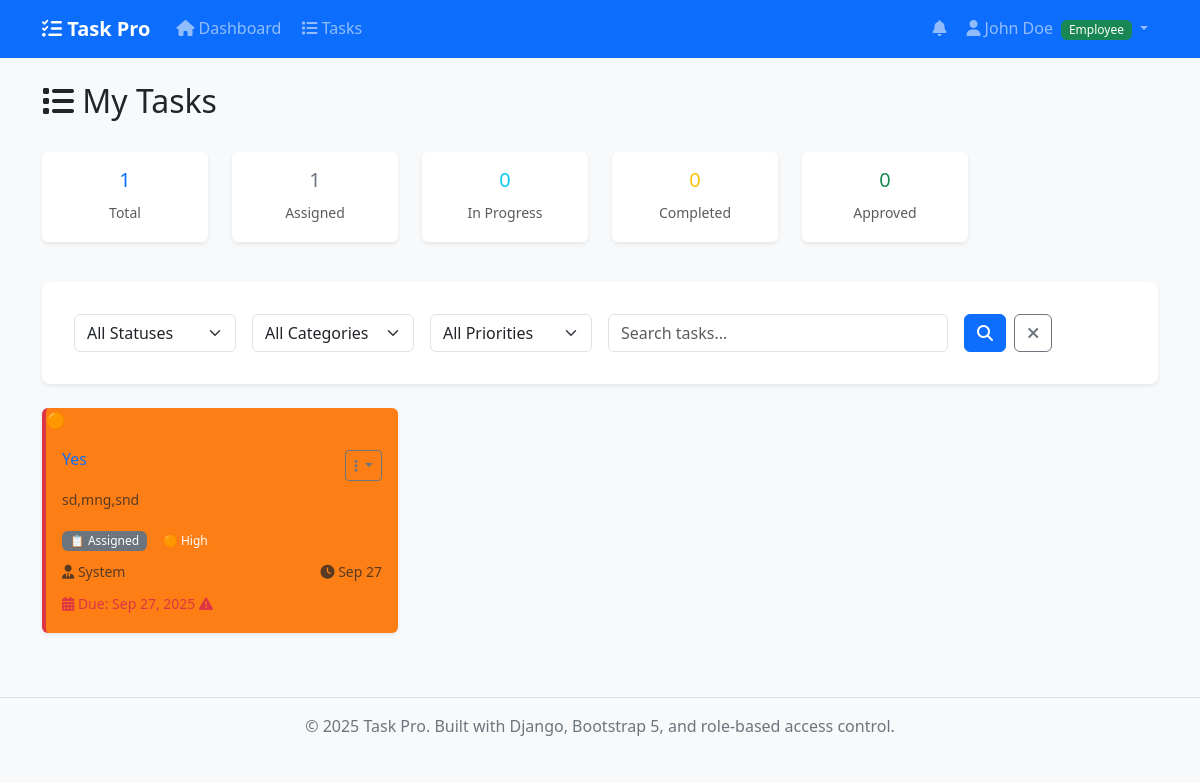
The app's page /tasks/ (signed in) with its own data.
### tasks/models.py (models this page shows, shortened)
class Task(models.Model):
    STATUS_CHOICES = [
        ('assigned', 'Assigned'),
        ('in_progress', 'In Progress'),
        ('completed', 'Completed (Pending Approval)'),
        ('approved', 'Approved'),
        ('rejected', 'Rejected'),
        ('cancelled', 'Cancelled'),
        ('on_hold', 'On Hold'),
    ]
    APPROVAL_STATUS_CHOICES = [
        ('pending', 'Pending'),
        ('approved', 'Approved'),
        ('rejected', 'Rejected'),
        ('not_required', 'Not Required'),
    ]
    title = models.CharField(max_length=200)
    description = models.TextField()
    category = models.ForeignKey(Category, on_delete=models.SET_NULL, null=True, blank=True)
    priority = models.ForeignKey(Priority, on_delete=models.SET_NULL, null=True, blank=True)
    status = models.CharField(max_length=20, choices=STATUS_CHOICES, default='assigned')
    assigned_to = models.ForeignKey(User, on_delete=models.CASCADE, related_name='assigned_tasks')
    created_by = models.ForeignKey(User, on_delete=models.CASCADE, related_name='created_tasks')
    approved_by = models.ForeignKey(User, on_delete=models.SET_NULL, null=True, blank=True, related_name='approved_tasks')
    approval_status = models.CharField(max_length=15, choices=APPROVAL_STATUS_CHOICES, default='not_required')
    approval_notes = models.TextField(blank=True, null=True, help_text="Admin notes for approval/rejection")
    requires_approval = models.BooleanField(default=True)
    created_at = models.DateTimeField(auto_now_add=True)
    updated_at = models.DateTimeField(auto_now=True)
    due_date = models.DateTimeField(null=True, blank=True)
    started_at = models.DateTimeField(null=True, blank=True)
    completed_at = models.DateTimeField(null=True, blank=True)
    approved_at = models.DateTimeField(null=True, blank=True)
    estimated_hours = models.DecimalField(max_digits=5, decimal_places=2, null=True, blank=True)
    actual_hours = models.DecimalField(max_digits=5, decimal_places=2, null=True, blank=True)
    completion_notes = models.TextField(blank=True, null=True, help_text="Employee notes on task completion")
    attachment = models.FileField(upload_to='task_attachments/', null=True, blank=True)
    class Meta:
        ordering = ['-created_at']
        indexes = [
            models.Index(fields=['status']),
            models.Index(fields=['priority']),
            models.Index(fields=['due_date']),
            models.Index(fields=['assigned_to']),
            models.Index(fields=['approval_status']),
        ]
        permissions = [
            ('can_assign_tasks', 'Can assign tasks to employees'),
            ('can_approve_tasks', 'Can approve completed tasks'),
            ('can_view_all_tasks', 'Can view all tasks'),
            ('can_manage_employees', 'Can manage employees'),
        ]
    @property
    def is_overdue(self):
        if self.due_date and self.status not in ['approved', 'cancelled']:
            return timezone.now() > self.due_date
        return False

class Priority(models.Model):
    PRIORITY_CHOICES = [
        (1, 'Low'),
        (2, 'Medium'),
        (3, 'High'),
        (4, 'Critical'),
        (5, 'Emergency'),
    ]
    name = models.CharField(max_length=20)
    level = models.IntegerField(choices=PRIORITY_CHOICES, unique=True)
    color = models.CharField(max_length=7, default='#6c757d')
    description = models.TextField(blank=True, null=True)
    class Meta:
        verbose_name_plural = "Priorities"
        ordering = ['level']
    def __str__(self):
        return self.name

### tasks/views.py (the view)
# urls.py: path('tasks/', views.TaskListView.as_view(), name='task_list'),
class TaskListView(LoginRequiredMixin, ListView):
    model = Task
    template_name = 'tasks/task_list.html'
    context_object_name = 'tasks'
    paginate_by = 15
    def get_queryset(self):
        user_profile = self.request.user.profile
        if user_profile.is_admin():
            queryset = Task.objects.select_related('assigned_to', 'created_by', 'category', 'priority')
        else:
            queryset = Task.objects.filter(assigned_to=self.request.user).select_related('created_by', 'category', 'priority')
        status = self.request.GET.get('status')
        category = self.request.GET.get('category')
        priority = self.request.GET.get('priority')
        assigned_to = self.request.GET.get('assigned_to')
        approval_status = self.request.GET.get('approval_status')
        search = self.request.GET.get('search')
        if status:
            queryset = queryset.filter(status=status)
        if category:
            queryset = queryset.filter(category_id=category)
        if priority:
            queryset = queryset.filter(priority_id=priority)
        if assigned_to and user_profile.is_admin():
            queryset = queryset.filter(assigned_to_id=assigned_to)
        if approval_status and user_profile.is_admin():
            queryset = queryset.filter(approval_status=approval_status)
        if search:
            queryset = queryset.filter(
                Q(title__icontains=search) |
                Q(description__icontains=search)
            )
        return queryset.order_by('-created_at')
    def get_context_data(self, **kwargs):
        context = super().get_context_data(**kwargs)
        user_profile = self.request.user.profile
        context['filter_form'] = TaskFilterForm(self.request.GET, user=self.request.user)
        context['is_admin'] = user_profile.is_admin()
        if user_profile.is_admin():
            context['task_counts'] = {
                'total': Task.objects.count(),
                'assigned': Task.objects.filter(status='assigned').count(),
                'in_progress': Task.objects.filter(status='in_progress').count(),
                'completed': Task.objects.filter(status='completed').count(),
                'approved': Task.objects.filter(status='approved').count(),
                'pending_approval': Task.objects.filter(approval_status='pending').count(),
            }
        else:
            user_tasks = Task.objects.filter(assigned_to=self.request.user)
            context['task_counts'] = {
                'total': user_tasks.count(),
                'assigned': user_tasks.filter(status='assigned').count(),
                'in_progress': user_tasks.filter(status='in_progress').count(),
                'completed': user_tasks.filter(status='completed').count(),
                'approved': user_tasks.filter(status='approved').count(),
            }
        return context

### tasks/templates/tasks/task_list.html (shortened to what this page needs)
{% extends 'base.html' %}
{% load static %}
{% block content %}
<div class="row mb-4">
    <div class="col">
        <h2>
            <i class="fas fa-list"></i>
            {% if is_admin %}All Tasks{% else %}My Tasks{% endif %}
        </h2>
    </div>
    <div class="col-auto">
    </div>
</div>
<div class="row mb-4">
    <div class="col-md-2">
        <div class="card text-center">
            <div class="card-body">
                <h5 class="text-primary">{{ task_counts.total }}</h5>
                <small class="text-muted">Total</small>
            </div>
        </div>
    </div>
    <div class="col-md-2">
        <div class="card text-center">
            <div class="card-body">
                <h5 class="text-secondary">{{ task_counts.assigned }}</h5>
                <small class="text-muted">Assigned</small>
            </div>
        </div>
    </div>
    <div class="col-md-2">
        <div class="card text-center">
            <div class="card-body">
                <h5 class="text-info">{{ task_counts.in_progress }}</h5>
                <small class="text-muted">In Progress</small>
            </div>
        </div>
    </div>
    <div class="col-md-2">
        <div class="card text-center">
            <div class="card-body">
                <h5 class="text-warning">{{ task_counts.completed }}</h5>
                <small class="text-muted">Completed</small>
            </div>
        </div>
    </div>
    <div class="col-md-2">
        <div class="card text-center">
            <div class="card-body">
                <h5 class="text-success">{{ task_counts.approved }}</h5>
                <small class="text-muted">Approved</small>
            </div>
        </div>
    </div>
</div>
<div class="card filter-form">
    <div class="card-body">
        <form method="get" class="row g-3">
            <div class="col-md-2">
                {{ filter_form.status }}
            </div>
            <div class="col-md-2">
                {{ filter_form.category }}
            </div>
            <div class="col-md-2">
                {{ filter_form.priority }}
            </div>
            <div class="col-md-{% if is_admin %}2{% else %}4{% endif %}">
                {{ filter_form.search }}
            </div>
            <div class="col-md-auto">
                <button type="submit" class="btn btn-primary">
                    <i class="fas fa-search"></i>
                </button>
                <a href="{% url 'task_list' %}" class="btn btn-outline-secondary ms-1">
                    <i class="fas fa-times"></i>
                </a>
            </div>
        </form>
    </div>
</div>
<div class="row">
    {% for task in tasks %}
        <div class="col-lg-6 col-xl-4">
            <div class="card task-card {% if task.priority %}priority-{{ task.priority.name|lower }}{% endif %} {% if task.status == 'approved' %}status-completed{% endif %}">
                <div class="card-body">
                    <div class="d-flex justify-content-between align-items-start mb-2">
                        <h6 class="card-title mb-0">
                            <a href="{% url 'task_detail' task.pk %}" class="text-decoration-none">
                                {{ task.title }}
                            </a>
                        </h6>
                        <div class="dropdown">
                            <button class="btn btn-sm btn-outline-secondary dropdown-toggle" type="button" data-bs-toggle="dropdown">
                                <i class="fas fa-ellipsis-v"></i>
                            </button>
                        </div>
                    </div>
                    {% if task.description %}
                        <p class="card-text text-muted small">
                            {{ task.description|truncatewords:15 }}
                        </p>
                    {% endif %}
                    <div class="d-flex justify-content-between align-items-center mb-2">
                        <div>
                            <span class="badge status-{{ task.status }}">
                                {{ task.get_status_display }}
                            </span>
                            {% if task.priority %}
                                <span class="badge priority-{{ task.priority.name|lower }} ms-1">
                                    {{ task.priority.name }}
                                </span>
                            {% endif %}
                        </div>
                    </div>
                    <div class="row small text-muted">
                        {% if is_admin %}
                            <div class="col-6">
                                <i class="fas fa-user"></i> {{ task.assigned_to.first_name }}
                            </div>
                        {% else %}
                            <div class="col-6">
                                <i class="fas fa-user-tie"></i> {{ task.created_by.first_name }}
                            </div>
                        {% endif %}
                        <div class="col-6 text-end">
                            <i class="fas fa-clock"></i> {{ task.created_at|date:"M d" }}
                        </div>
                    </div>
                    {% if task.due_date %}
                        <div class="mt-2">
                            <small class="{% if task.is_overdue %}text-danger{% else %}text-muted{% endif %}">
                                <i class="fas fa-calendar-alt"></i>
                                Due: {{ task.due_date|date:"M d, Y" }}
                                {% if task.is_overdue %}<i class="fas fa-exclamation-triangle"></i>{% endif %}
                            </small>
                        </div>
                    {% endif %}
                </div>
            </div>
        </div>
    {% endfor %}
</div>
{% endblock %}

### templates/base.html (shortened to what this page needs)
<!DOCTYPE html>
<html lang="en">
<head>
    <link href="https://cdn.jsdelivr.net/npm/bootstrap@5.3.2/dist/css/bootstrap.min.css" rel="stylesheet">
    <link rel="stylesheet" href="https://cdnjs.cloudflare.com/ajax/libs/font-awesome/6.4.0/css/all.min.css">
    {% load static %}
    <link rel="stylesheet" href="{% static 'css/style.css' %}">
</head>
<body>
    <nav class="navbar navbar-expand-lg navbar-dark bg-primary">
        <div class="container">
            <a class="navbar-brand" href="{% url 'dashboard' %}">
                <i class="fas fa-tasks"></i> Task Pro
            </a>
            <div class="collapse navbar-collapse" id="navbarNav">
                <ul class="navbar-nav me-auto">
                    {% if user.is_authenticated %}
                        <li class="nav-item">
                            <a class="nav-link" href="{% url 'dashboard' %}">
                                <i class="fas fa-home"></i> Dashboard
                            </a>
                        </li>
                        <li class="nav-item">
                            <a class="nav-link" href="{% url 'task_list' %}">
                                <i class="fas fa-list"></i> Tasks
                            </a>
                        </li>
                    {% endif %}
                </ul>
                <ul class="navbar-nav">
                    {% if user.is_authenticated %}
                        <li class="nav-item">
                            <a class="nav-link" href="{% url 'notifications' %}">
                                <i class="fas fa-bell"></i>
                            </a>
                        </li>
                        <li class="nav-item dropdown">
                            <a class="nav-link dropdown-toggle" href="#" id="navbarDropdown" role="button" data-bs-toggle="dropdown">
                                <i class="fas fa-user"></i> {{ user.get_full_name|default:user.username }}
                                {% if user.profile.role == 'admin' %}
                                    <span class="badge bg-danger ms-1">Admin</span>
                                {% else %}
                                    <span class="badge bg-success ms-1">Employee</span>
                                {% endif %}
                            </a>
                        </li>
                    {% endif %}
                </ul>
            </div>
        </div>
    </nav>
    <main class="container my-4">
        {% block content %}{% endblock %}
    </main>
    <footer class="bg-light text-center py-3 mt-5">
        <div class="container">
            <p class="mb-0">&copy; 2025 Task Pro. Built with Django, Bootstrap 5, and role-based access control.</p>
        </div>
    </footer>
    {% load static %}
</body>
</html>

### records on screen
Task: title "Yes", description "sd,mng,snd", status "Assigned", priority.name "High", created_by.first_name "System", created_at "Sep 27", due_date "Sep 27, 2025"

### other values on screen
{{ user.get_full_name|default:user.username }} "John Doe"
{{ task_counts.total }} "1"
{{ task_counts.assigned }} "1"
{{ task_counts.in_progress }} "0"
{{ task_counts.completed }} "0"
{{ task_counts.approved }} "0"
